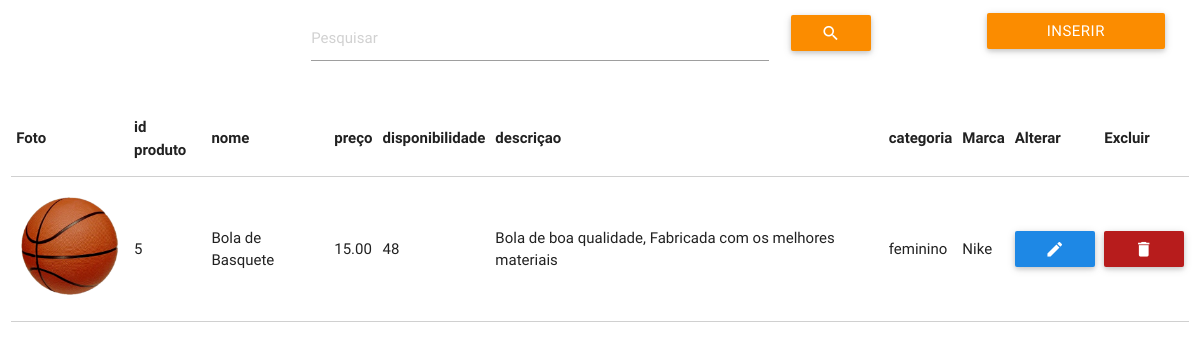
Page /view/PesquisarProdutos.php on the committed database.
### tables this page shows
CREATE TABLE `produto` (
  `idproduto` int(100) NOT NULL,
  `nomeproduto` varchar(100) NOT NULL,
  `foto` varchar(150) NOT NULL,
  `descricao` text NOT NULL,
  `preco` decimal(8,2) NOT NULL,
  `categoria` varchar(50) NOT NULL,
  `disponibilidade` bigint(100) NOT NULL,
  `marca` int(11) NOT NULL
);

CREATE TABLE `marca` (
  `idmarca` int(11) NOT NULL,
  `nomemarca` varchar(50) NOT NULL,
  `tipoproduto` varchar(50) NOT NULL,
  `cnpj` bigint(50) NOT NULL
);

### model/DAO/Crud.php (called while the page is built, shortened)
<?php
class Crud {
    public function gerarList($tabelas,$joinsA, $joinsB){
        try {
            $pdo = Conexao::getInstance();
            $sql = "SELECT * FROM ";
            $numeroTabelas = count($tabelas);
            for($h = 0;$h < $numeroTabelas; $h++){
                if($h != $numeroTabelas-1){
                    if($h %2 == 0 && $h < 2){
                        $sql = $sql . $tabelas[$h];
                    }
                    $sql = $sql . " INNER JOIN " . $tabelas[$h+1];
                    $sql = $sql . " ON(".$joinsA[$h] ."=".$joinsB[$h].") ";
                }
            }
            $stmt = $pdo->prepare($sql);
            $stmt->execute();
            $Entidades = array();
            while ($Entidade = $stmt->fetchObject(__CLASS__)){
                $Entidades[] = $Entidade;
            }
            return $Entidades;
        } catch (PDOExceptionException $ex) {
            echo "".$ex;
        }
    }
}

### model/DAO/classeProdutoDAO.php (called while the page is built, shortened)
<?php
require_once 'Crud.php';
class classeProdutoDAO extends Crud{
    public function listarProduto(){
        $tabelas = array("produto p","marca m");
        $joinsA = array("p.marca");
        $joinsB = array("m.idmarca");
        return parent::gerarList($tabelas, $joinsA, $joinsB);
    }
}

### view/PesquisarProdutos.php (the view, shortened to what this page needs)
<!DOCTYPE html>
  <html>
    <head>
      <link type="text/css" rel="stylesheet" href="../css/materialize.min.css"  media="screen,projection"/>
    </head>
    <body>
        <div class="row">
            <form action="" method="post" >
            <div class="input-field col s0" style="width:40%; margin-left: 25%;">
                <input type="text" placeholder="Pesquisar"name="pesquisa">
            </div>
            <div class="input-field col s1">
                <button type="submit" class="btn waves-effect waves-light orange darken-1"><i class="material-icons ">search</i></button>
            </div>
            </form>
            <div class="col s2" style="margin-left:8%;margin-top: 1.1%;" >
                <a href="formCadastrarProduto.php" class="waves-effect waves-light btn orange darken-1">Inserir Produto</a>
            </div>
        </div>
        <div class="row">
            <div class="col s12">
                <table class="responsive-table bordered hoverable highlight">
            <thead>
                <tr>
                    <th data-field="">Foto</th>
                    <th data-field="">id produto</th>
                    <th data-field="">nome</th>
                    <th data-field="">preço</th>
                    <th data-field="">disponibilidade</th>
                    <th data-field="">descriçao</th>
                    <th data-field="">categoria</th>
                    <th data-field="">Marca</th>
                    <th>Alterar</th>
                    <th>Excluir</th>
                </tr>
            </thead>
            <tbody>
                <?php
                require_once '../model/DAO/classeProdutoDAO.php';
                $ProdutoDAO = new classeProdutoDAO();
                if(isset($_POST['pesquisa'])){
                    $nomeproduto = $_POST['pesquisa'];
                    $produtos = $ProdutoDAO->pesquisarProdutoPeloNome($nomeproduto);
                } else {
                    $produtos = $ProdutoDAO->listarProduto();
                }
                foreach ($produtos as $produto){
                ?>
                <tr>
                    <td width="10%"><img class="responsive-img" src="<?php echo $produto->foto;  ?>"></td>
                    <td><?php echo $produto->idproduto; ?></td>
                    <td><?php echo $produto->nomeproduto; ?></td>
                    <td><?php echo $produto->preco; ?></td>
                    <td><?php echo $produto->disponibilidade; ?></td>
                    <td><?php echo $produto->descricao; ?></td>
                    <td><?php echo $produto->categoria; ?></td>
                    <td><?php echo $produto->nomemarca; ?></td>
                    <td><a class="waves-effect waves-light btn blue darken-1" href="formAlterarProduto.php?idproduto=<?php echo $produto->idproduto; ?>"><i class="material-icons">edit</i></a></td>
                    <td><a class="waves-effect waves-light btn red darken-4" href="../control/controladorExcluirProduto.php?idproduto=<?php echo $produto->idproduto; ?>"><i class="material-icons">delete</i></a></td>
                </tr>
                <?php
                }
                ?>
            </tbody>
        </table>
            </div>
        </div>
    </body>
  </html>

### rows in the picture
produto: foto (picture), idproduto "5", nomeproduto "Bola de Basquete", preco "15.00", disponibilidade "48", descricao "Bola de boa qualidade, Fabricada com os melhores materiais", categoria "feminino", marca.nomemarca "Nike"
